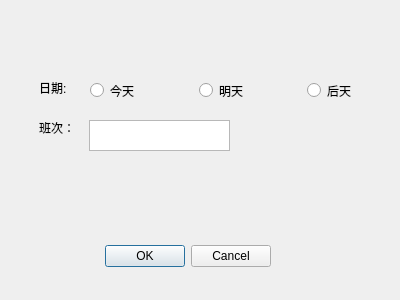
<?xml version="1.0" encoding="UTF-8"?>
<ui version="4.0">
 <class>TicketLeft_Dialog</class>
 <widget class="QDialog" name="TicketLeft_Dialog">
  <property name="geometry">
   <rect>
    <x>0</x>
    <y>0</y>
    <width>400</width>
    <height>300</height>
   </rect>
  </property>
  <property name="windowTitle">
   <string>余票查询</string>
  </property>
  <widget class="QDialogButtonBox" name="buttonBox">
   <property name="geometry">
    <rect>
     <x>90</x>
     <y>240</y>
     <width>181</width>
     <height>32</height>
    </rect>
   </property>
   <property name="orientation">
    <enum>Qt::Horizontal</enum>
   </property>
   <property name="standardButtons">
    <set>QDialogButtonBox::Cancel|QDialogButtonBox::Ok</set>
   </property>
  </widget>
  <widget class="QRadioButton" name="radio_Dayafter">
   <property name="geometry">
    <rect>
     <x>307</x>
     <y>80</y>
     <width>59</width>
     <height>21</height>
    </rect>
   </property>
   <property name="text">
    <string>后天</string>
   </property>
  </widget>
  <widget class="QLabel" name="label_3">
   <property name="geometry">
    <rect>
     <x>39</x>
     <y>120</y>
     <width>45</width>
     <height>16</height>
    </rect>
   </property>
   <property name="text">
    <string>班次：</string>
   </property>
  </widget>
  <widget class="QRadioButton" name="radio_Tomo">
   <property name="geometry">
    <rect>
     <x>199</x>
     <y>80</y>
     <width>59</width>
     <height>21</height>
    </rect>
   </property>
   <property name="text">
    <string>明天</string>
   </property>
  </widget>
  <widget class="QTextEdit" name="textEdit_BusID">
   <property name="geometry">
    <rect>
     <x>89</x>
     <y>120</y>
     <width>141</width>
     <height>31</height>
    </rect>
   </property>
  </widget>
  <widget class="QLabel" name="label_6">
   <property name="geometry">
    <rect>
     <x>39</x>
     <y>80</y>
     <width>41</width>
     <height>16</height>
    </rect>
   </property>
   <property name="text">
    <string>日期:</string>
   </property>
  </widget>
  <widget class="QRadioButton" name="radio_Today">
   <property name="geometry">
    <rect>
     <x>90</x>
     <y>80</y>
     <width>59</width>
     <height>21</height>
    </rect>
   </property>
   <property name="text">
    <string>今天</string>
   </property>
  </widget>
 </widget>
 <resources/>
 <connections>
  <connection>
   <sender>buttonBox</sender>
   <signal>accepted()</signal>
   <receiver>TicketLeft_Dialog</receiver>
   <slot>accept()</slot>
   <hints>
    <hint type="sourcelabel">
     <x>248</x>
     <y>254</y>
    </hint>
    <hint type="destinationlabel">
     <x>157</x>
     <y>274</y>
    </hint>
   </hints>
  </connection>
  <connection>
   <sender>buttonBox</sender>
   <signal>rejected()</signal>
   <receiver>TicketLeft_Dialog</receiver>
   <slot>reject()</slot>
   <hints>
    <hint type="sourcelabel">
     <x>316</x>
     <y>260</y>
    </hint>
    <hint type="destinationlabel">
     <x>286</x>
     <y>274</y>
    </hint>
   </hints>
  </connection>
 </connections>
</ui>
